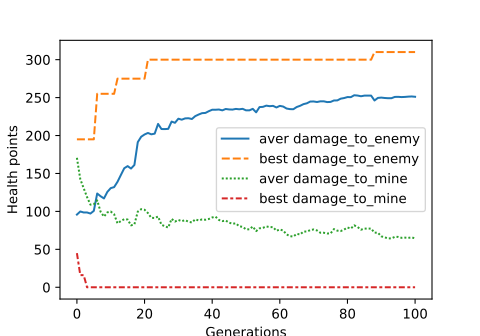

This chart was generated by the following Python code:
import numpy as np
import seaborn as sns
import matplotlib.pyplot as plt
import pandas as pd
import setting_names as nm
from io import StringIO

file_path = "./3_obj_one_run"

raw_colomns = [nm.aver+nm.damage_to_enemy, nm.best+nm.damage_to_enemy, nm.aver +
               nm.damage_to_mine, nm.best+nm.damage_to_mine, nm.aver+nm.loops, nm.best+nm.loops]
f_in = open(file_path)
data = f_in.read()
block = pd.read_csv(StringIO(data), sep="\t", header=None)
block = block.dropna(axis=1)
block.columns = raw_colomns

plt.figure(figsize=(5, 3.5))
sns.lineplot(data=block.drop(
    columns=[nm.aver+nm.loops, nm.best+nm.loops]))
plt.xlabel("Generations")
plt.ylabel("Health points")
plt.savefig("3_obj_conver.svg")
plt.show()
pass
